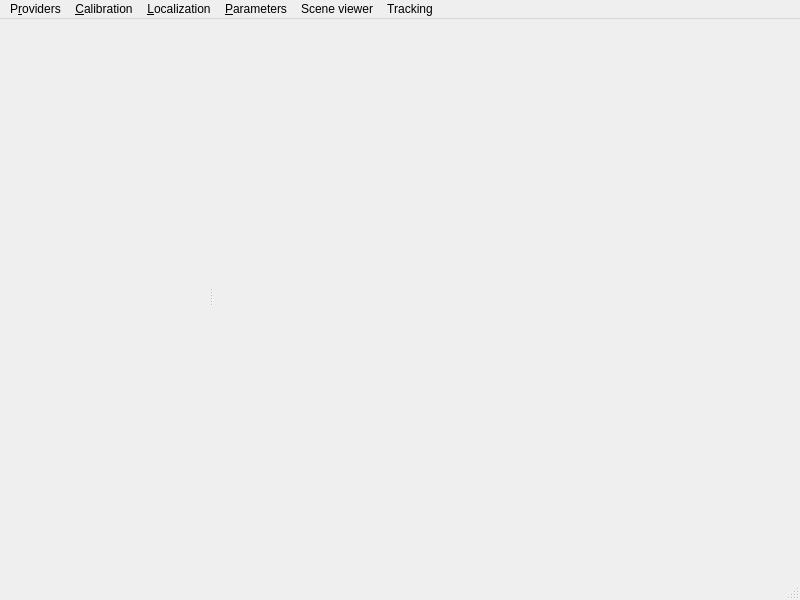
<?xml version="1.0" encoding="UTF-8"?>
<ui version="4.0">
 <class>MainWindow</class>
 <widget class="QMainWindow" name="MainWindow">
  <property name="geometry">
   <rect>
    <x>0</x>
    <y>0</y>
    <width>800</width>
    <height>600</height>
   </rect>
  </property>
  <property name="windowTitle">
   <string>Dove-eye</string>
  </property>
  <widget class="QWidget" name="centralwidget">
   <layout class="QVBoxLayout" name="verticalLayout_2">
    <item>
     <widget class="QSplitter" name="splitter">
      <property name="minimumSize">
       <size>
        <width>782</width>
        <height>0</height>
       </size>
      </property>
      <property name="orientation">
       <enum>Qt::Horizontal</enum>
      </property>
      <property name="opaqueResize">
       <bool>true</bool>
      </property>
      <widget class="gui::FramesetViewer" name="viewer" native="true">
       <property name="sizePolicy">
        <sizepolicy hsizetype="Preferred" vsizetype="Expanding">
         <horstretch>0</horstretch>
         <verstretch>0</verstretch>
        </sizepolicy>
       </property>
       <property name="minimumSize">
        <size>
         <width>200</width>
         <height>0</height>
        </size>
       </property>
       <property name="autoFillBackground">
        <bool>false</bool>
       </property>
       <layout class="QVBoxLayout" name="verticalLayout"/>
      </widget>
      <widget class="widgets::SceneViewer" name="scene_viewer" native="true">
       <property name="minimumSize">
        <size>
         <width>200</width>
         <height>200</height>
        </size>
       </property>
       <property name="autoFillBackground">
        <bool>false</bool>
       </property>
      </widget>
     </widget>
    </item>
    <item>
     <widget class="widgets::PlaybackControl" name="playback_control" native="true">
      <property name="sizePolicy">
       <sizepolicy hsizetype="Preferred" vsizetype="Fixed">
        <horstretch>0</horstretch>
        <verstretch>0</verstretch>
       </sizepolicy>
      </property>
     </widget>
    </item>
   </layout>
  </widget>
  <widget class="QMenuBar" name="menubar">
   <property name="geometry">
    <rect>
     <x>0</x>
     <y>0</y>
     <width>800</width>
     <height>27</height>
    </rect>
   </property>
   <widget class="QMenu" name="menu_parameters">
    <property name="title">
     <string>&amp;Parameters</string>
    </property>
    <addaction name="action_parameters_modify"/>
    <addaction name="separator"/>
    <addaction name="action_parameters_load"/>
    <addaction name="action_parameters_save"/>
   </widget>
   <widget class="QMenu" name="menu_providers">
    <property name="title">
     <string>P&amp;roviders</string>
    </property>
    <addaction name="action_setup_cameras"/>
    <addaction name="action_open_video_files"/>
   </widget>
   <widget class="QMenu" name="menu_localization">
    <property name="tearOffEnabled">
     <bool>false</bool>
    </property>
    <property name="title">
     <string>&amp;Localization</string>
    </property>
    <addaction name="action_localization_start"/>
    <addaction name="action_localization_stop"/>
    <addaction name="action_localization_save"/>
   </widget>
   <widget class="QMenu" name="menu_calibration">
    <property name="title">
     <string>&amp;Calibration</string>
    </property>
    <widget class="QMenu" name="menu_distortion">
     <property name="title">
      <string>Distortion</string>
     </property>
     <addaction name="action_distortion_ignore"/>
     <addaction name="action_distortion_video"/>
     <addaction name="action_distortion_data"/>
    </widget>
    <addaction name="separator"/>
    <addaction name="action_calibrate"/>
    <addaction name="action_abort_calibration"/>
    <addaction name="separator"/>
    <addaction name="action_calibration_load"/>
    <addaction name="action_calibration_save"/>
    <addaction name="separator"/>
    <addaction name="menu_distortion"/>
   </widget>
   <widget class="QMenu" name="menu_scene_viewer">
    <property name="title">
     <string>Scene viewer</string>
    </property>
    <addaction name="action_scene_show_cameras"/>
    <addaction name="action_scene_clear_trajectory"/>
   </widget>
   <widget class="QMenu" name="menuTracking">
    <property name="title">
     <string>Tracking</string>
    </property>
    <addaction name="actionHistogram_Tracker"/>
    <addaction name="actionCircle_Tracker"/>
    <addaction name="actionTemplate_Tracker"/>
    <addaction name="actionOpenTLD_Tracker"/>
   </widget>
   <addaction name="menu_providers"/>
   <addaction name="menu_calibration"/>
   <addaction name="menu_localization"/>
   <addaction name="menu_parameters"/>
   <addaction name="menu_scene_viewer"/>
   <addaction name="menuTracking"/>
  </widget>
  <widget class="QStatusBar" name="statusbar"/>
  <action name="action_parameters_modify">
   <property name="text">
    <string>Modify</string>
   </property>
  </action>
  <action name="action_setup_cameras">
   <property name="text">
    <string>&amp;Cameras</string>
   </property>
  </action>
  <action name="action_calibration_load">
   <property name="text">
    <string>Load calibration data</string>
   </property>
  </action>
  <action name="action_calibrate">
   <property name="text">
    <string>Calibrate</string>
   </property>
   <property name="visible">
    <bool>true</bool>
   </property>
  </action>
  <action name="action_calibration_save">
   <property name="text">
    <string>Save calibration data</string>
   </property>
  </action>
  <action name="action_abort_calibration">
   <property name="text">
    <string>Abort calibration</string>
   </property>
  </action>
  <action name="action_localization_start">
   <property name="text">
    <string>Start</string>
   </property>
  </action>
  <action name="action_localization_stop">
   <property name="text">
    <string>Stop</string>
   </property>
  </action>
  <action name="action_localization_save">
   <property name="text">
    <string>Save localization data</string>
   </property>
  </action>
  <action name="action_open_video_files">
   <property name="enabled">
    <bool>true</bool>
   </property>
   <property name="text">
    <string>Video &amp;file(s)</string>
   </property>
  </action>
  <action name="action_parameters_load">
   <property name="text">
    <string>Load parameters</string>
   </property>
  </action>
  <action name="action_parameters_save">
   <property name="text">
    <string>Save parameters</string>
   </property>
  </action>
  <action name="action_distortion_ignore">
   <property name="checkable">
    <bool>true</bool>
   </property>
   <property name="text">
    <string>&amp;Ignore</string>
   </property>
  </action>
  <action name="action_distortion_video">
   <property name="checkable">
    <bool>true</bool>
   </property>
   <property name="text">
    <string>Undistort &amp;video</string>
   </property>
  </action>
  <action name="action_distortion_data">
   <property name="checkable">
    <bool>true</bool>
   </property>
   <property name="text">
    <string>Undistort &amp;data only</string>
   </property>
  </action>
  <action name="action_scene_show_cameras">
   <property name="checkable">
    <bool>true</bool>
   </property>
   <property name="checked">
    <bool>false</bool>
   </property>
   <property name="text">
    <string>Show cameras</string>
   </property>
  </action>
  <action name="action_scene_clear_trajectory">
   <property name="text">
    <string>Clear trajectory</string>
   </property>
  </action>
  <action name="actionHistogram_Tracker">
   <property name="checkable">
    <bool>true</bool>
   </property>
   <property name="checked">
    <bool>false</bool>
   </property>
   <property name="text">
    <string>Histogram Tracker</string>
   </property>
  </action>
  <action name="actionCircle_Tracker">
   <property name="checkable">
    <bool>true</bool>
   </property>
   <property name="checked">
    <bool>false</bool>
   </property>
   <property name="text">
    <string>Circle Tracker</string>
   </property>
  </action>
  <action name="actionOpenTld_Tracker">
   <property name="checkable">
    <bool>true</bool>
   </property>
   <property name="text">
    <string>OpenTld Tracker</string>
   </property>
  </action>
  <action name="actionTemplate_Tracker">
   <property name="checkable">
    <bool>true</bool>
   </property>
   <property name="text">
    <string>Template Tracker</string>
   </property>
  </action>
  <action name="actionOpenTLD_Tracker">
   <property name="checkable">
    <bool>true</bool>
   </property>
   <property name="text">
    <string>OpenTLD Tracker</string>
   </property>
  </action>
 </widget>
 <customwidgets>
  <customwidget>
   <class>gui::FramesetViewer</class>
   <extends>QWidget</extends>
   <header>gui/frameset_viewer.h</header>
   <container>1</container>
  </customwidget>
  <customwidget>
   <class>widgets::SceneViewer</class>
   <extends>QWidget</extends>
   <header>widgets/scene_viewer.h</header>
   <container>1</container>
  </customwidget>
  <customwidget>
   <class>widgets::PlaybackControl</class>
   <extends>QWidget</extends>
   <header>widgets/playback_control.h</header>
   <container>1</container>
  </customwidget>
 </customwidgets>
 <resources/>
 <connections/>
</ui>
